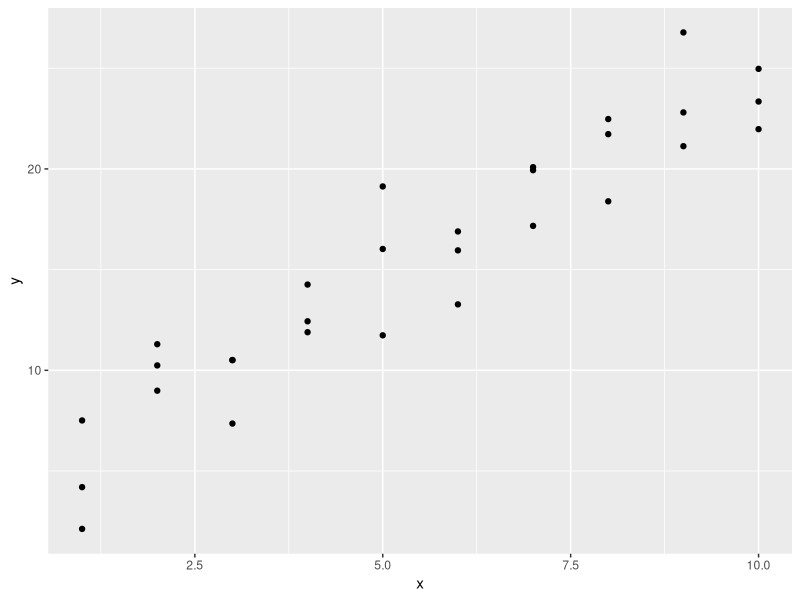
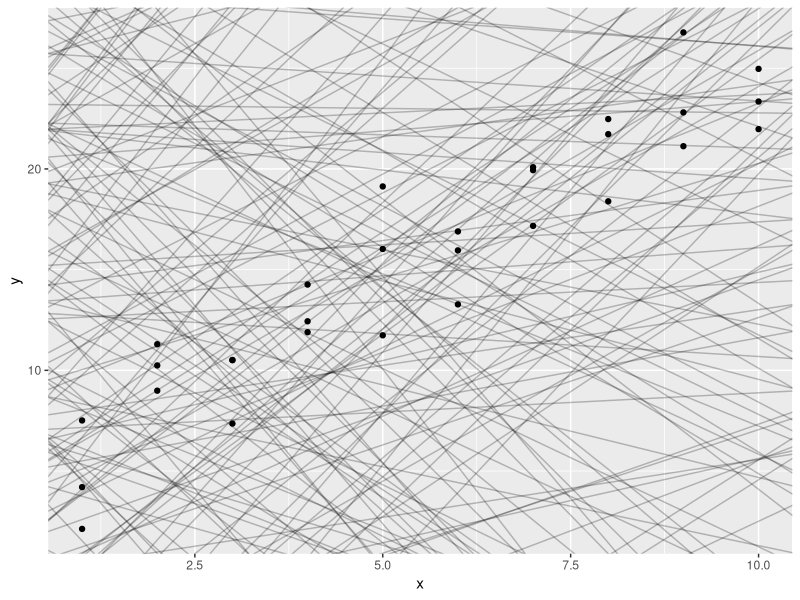
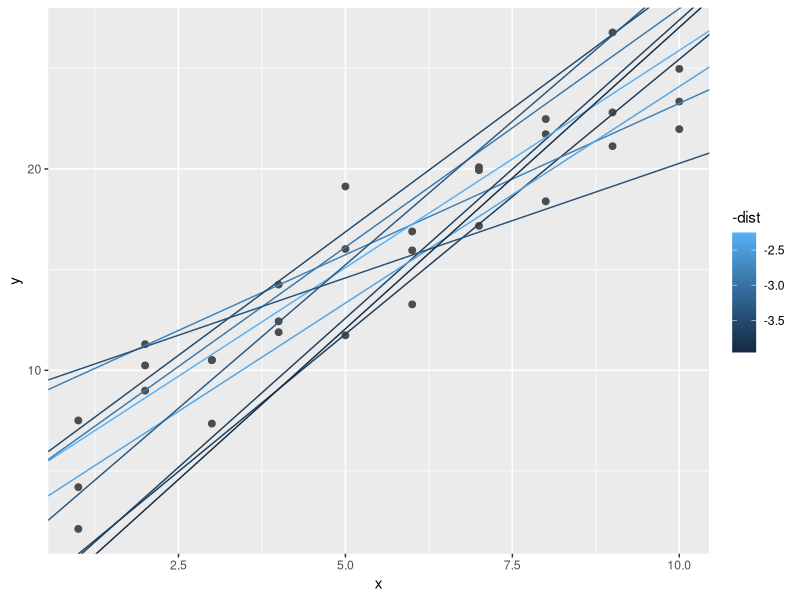
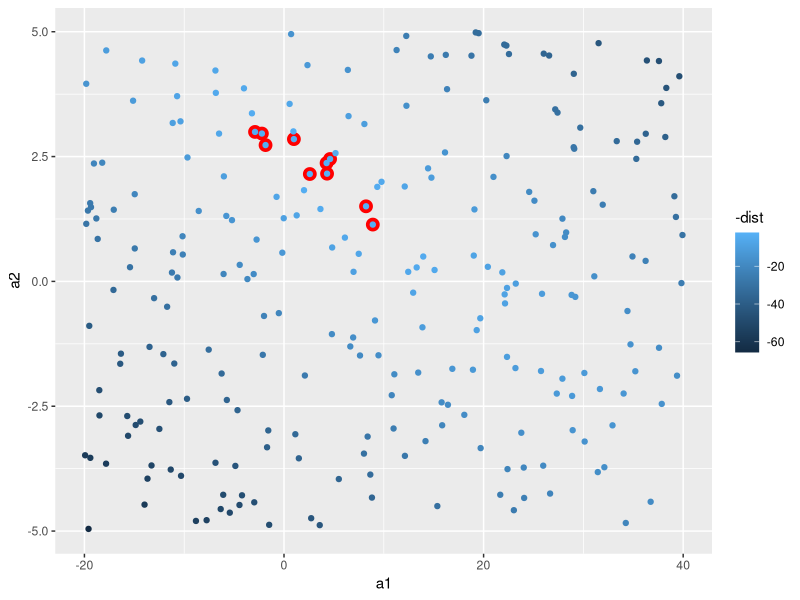
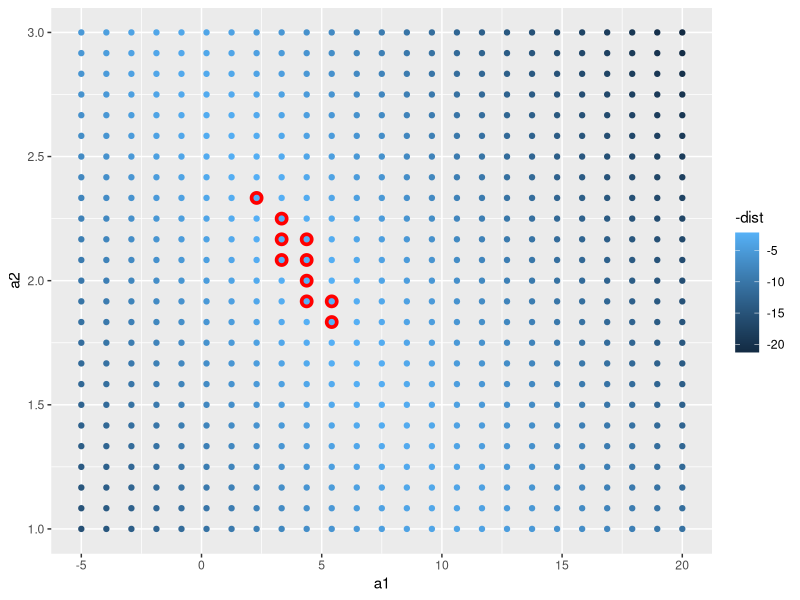
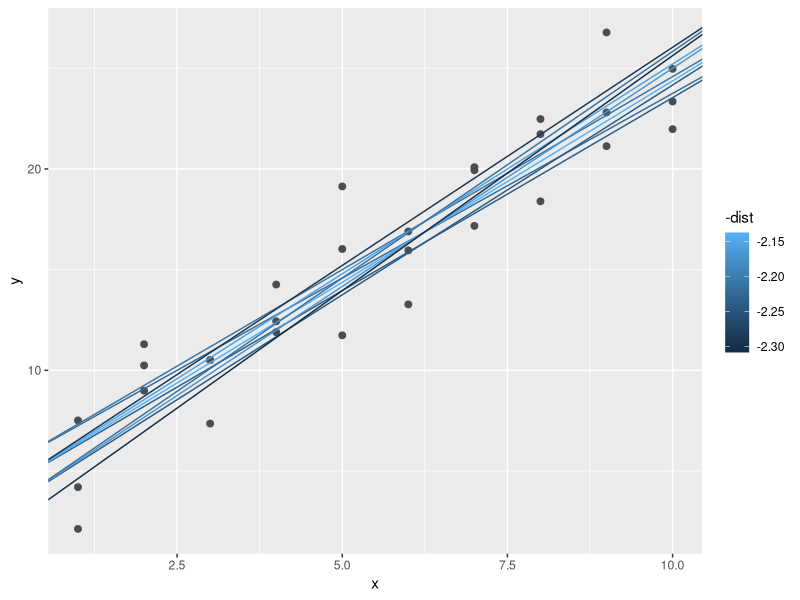
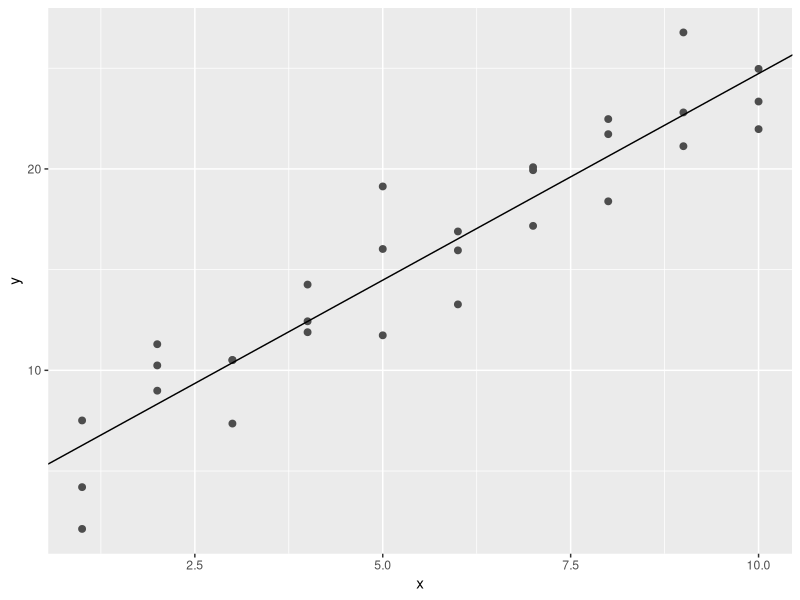
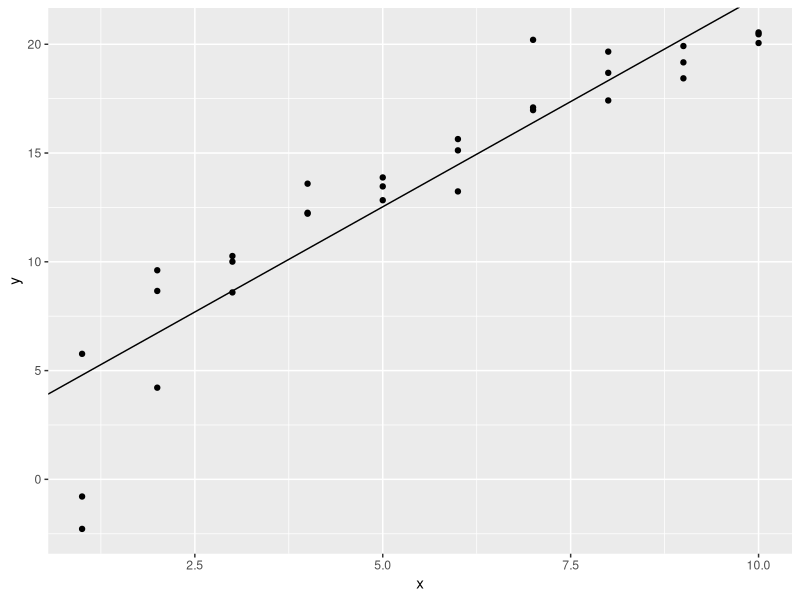

These charts were generated, in order, by the following R code: (Note: this script raises an error after producing the figures.)
library(tidyverse)
library(modelr)
options(na.action = na.warn)

ggplot(sim1, aes(x, y)) +
  geom_point()

#randomly generate models
models <- tibble(
  a1 = runif(250, -20, 40),
  a2 = runif(250, -5, 5)
)

ggplot(sim1, aes(x, y)) +
  geom_abline(
    aes(intercept = a1, slope = a2),
    data = models, alpha = 1/4
) +
  geom_point()

#model y prediction (linear slope)
model1 <- function(a, data) {
  a[1] + data$x * a[2]
}

model1(c(7, 1.5), sim1)

#rms'ing it
measure_distance <- function(mod, data) {
  diff <- data$y - model1(mod, data)
  sqrt(mean(diff ^2))
}
measure_distance(c(7, 1.5), sim1)

#helper function to run modelling across lots of models
sim1_dist <- function(a1, a2) {
  measure_distance(c(a1, a2), sim1)
}

models <- models %>% 
  mutate(dist = purrr::map2_dbl(a1, a2, sim1_dist))
models

#overlay top 10 best models
ggplot(sim1, aes(x, y)) +
  geom_point(size = 2, color = "grey30") +
  geom_abline(
    aes(intercept = a1, slope = a2, color = -dist),
    data = filter(models, rank(dist) <= 10)
  )

#show models and distance
ggplot(models, aes(a1, a2)) +
  geom_point(
    data = filter(models, rank(dist) <= 10),
    size = 4, color = "red"
  ) +
  geom_point(aes(color = -dist))

##doing a grid version
grid <- expand.grid(
  a1 = seq(-5, 20, length = 25),
  a2 = seq(1, 3, length = 25)
) %>% 
  mutate(dist = purrr::map2_dbl(a1, a2, sim1_dist))

grid %>% 
  ggplot(aes(a1, a2)) +
  geom_point(
    data = filter(grid, rank(dist) <= 10),
    size = 4, color = "red"
  ) +
  geom_point(aes(color = -dist))

#overlay back onto data
ggplot(sim1, aes(x, y)) +
  geom_point(size = 2, color = "grey30") +
  geom_abline(
    aes(intercept = a1, slope = a2, color = -dist),
    data = filter(grid, rank(dist) <= 10)
  )

#optimisation of model using Newton-Raphson
best <- optim(c(0, 0), measure_distance, data = sim1)
best$par

ggplot(sim1, aes(x, y)) +
  geom_point(size = 2, color = "grey30") +
  geom_abline(intercept = best$par[1], slope = best$par[2])

##using lm
sim1_mod <- lm(y ~ x, data = sim1)
coef(sim1_mod)

#exercises p 353
#1
sim1a <- tibble(
  x = rep(1:10, each = 3),
  y = x * 1.5 + 6 + rt(length(x), df = 2)
)
sim1a_mod <- lm(y ~ x, data = sim1a)
sim1a_coef <- coef(sim1a_mod)

ggplot(sim1a, aes(x, y)) +
  geom_point() +
  geom_abline(intercept = sim1a_coef[1], slope = sim1a_coef[2])
#outliers do affect the slope

#2
#ame ing it
#model y prediction (linear slope)
make_prediction <- function(a, data) {
  a[1] + data$x * a[2]
}

measure_distance <- function(mod, data) {
  diff <- data$y - make_prediction(mod, data)
  mean(abs(diff))
}
best <- optim(c(0, 0), measure_distance, data = sim1a)

ggplot(sim1a, aes(x, y)) +
  geom_point() +
  geom_abline(intercept = sim1a_coef[1], slope = sim1a_coef[2]) +
  geom_abline(intercept = best$par[1], slope = best$par[2], colour="red",size=2)

#3
#a third dimension - where one vaue is essentially dependent on another and will be different dependent on what one of the two (x^0) variables is allocated
#so an infinite number of combinations with the two values

#visualising models
#grid of values
grid <- sim1 %>% 
  data_grid(x)
grid
sim1

grid <- grid %>% 
  add_predictions(sim1_mod)
grid

ggplot(sim1, aes(x)) +
  geom_point(aes(y = y)) +
  geom_line(
    aes(y = pred),
    data = grid,
    color = "red",
    size = 1
  )

##residuals
sim1_res <- sim1 %>%
  add_residuals(sim1_mod)
sim1_res

ggplot(sim1_res, aes(resid)) +
  geom_freqpoly(binwidth = 0.5)

#recreating plot with residuals
ggplot(sim1_res, aes(x, resid)) +
  geom_ref_line(h = 0) +
  geom_point()

#ex pe 358
#1
loess_mod <- loess(y ~ x, data = sim1)
grid <- sim1 %>% 
  add_predictions(loess_mod)
grid
ggplot(grid) +
  geom_point(aes(x, y)) +
  geom_line(aes(x, pred, color='red')) +
  geom_smooth(aes(x, y, color="blue"))
###it looks like the prediction with loess is the same as geom_smooth

linear_mod <- lm(y ~ x, data = sim1)
grid2 <- sim1 %>% 
  add_predictions(linear_mod)
grid2
ggplot(grid2) +
  geom_point(aes(x, y)) +
  geom_line(aes(x, pred, color='red')) +
  geom_smooth(aes(x, y, color="blue"))

#2
?add_predictions
?gather_predictions

grid3 <- sim1 %>% 
  spread_predictions(loess_mod, linear_mod)
grid3

grid4 <- sim1 %>% 
  gather_predictions(loess_mod, linear_mod)
grid4

#3
?geom_ref_line
ggplot(grid2) +
  geom_point(aes(x, y)) +
  geom_line(aes(x, pred, color='red')) +
  geom_ref_line(h = 15)

grid2a <- grid2 %>% 
  add_residuals(loess_mod)
grid2a
ggplot(grid2a) +
  geom_point(aes(x, resid)) +
  geom_ref_line(h=0)

#4
ggplot(grid2a) +
  geom_freqpoly(aes(resid))

#formulas
#model matrix shows the conversion of formula to function
df <- tribble(
  ~y,   ~x1,    ~x2,
  4,      2,     5,
  5,      1,     6
)
model_matrix(df, y ~ x1)

#explicity drop column using -1
model_matrix(df, y ~ x1 - 1)
model_matrix(df, y~x1 + x2)

df <- tribble(
  ~ sex,  ~ response,
  "male",   1,
  "female", 2,
  "male",   1
)
model_matrix(df, response ~ sex)

#sim2 dataset
ggplot(sim2) +
  geom_point(aes(x, y))

mod2 <- lm(y ~ x, data = sim2)
grid <- sim2 %>% 
  data_grid(x) %>% 
  add_predictions(mod2)
grid

#visualise predictions
ggplot(sim2, aes(x)) +
  geom_point(aes(y = y)) +
  geom_point(
    data = grid,
    aes(y = pred),
    color = "red",
    size = 4
  )

#you cannot make predictions about levels that you didn't observe
tibble(x= "e") %>% 
  add_predictions(mod2)

#continuous + categorical
ggplot(sim3, aes(x1, y)) +
  geom_point(aes(color = x2))

sim3

#independent model
mod1 <- lm(y ~ x1 + x2, data = sim3)
#interaction model
mod2 <- lm(y ~ x1 * x2, data = sim3)

grid <- sim3 %>% 
  data_grid(x1, x2) %>% 
  gather_predictions(mod1, mod2)
grid

ggplot(sim3, aes(x1, y, color = x2)) +
  geom_point() +
  geom_line(data = grid, aes(y = pred)) +
  facet_wrap(~ model)

#map residuals
sim3 <- sim3 %>% 
  gather_residuals(mod1, mod2)

ggplot(sim3, aes(x1, resid, color = x2)) +
  geom_point() +
  facet_grid(model ~ x2)

#continuous interaction
#independent model
mod1 <- lm(y ~ x1 + x2, data = sim4)
#interaction model
mod2 <- lm(y ~ x1 * x2, data = sim4)

grid <- sim4 %>% 
  data_grid(
    x1 = seq_range(x1, 5), 
    x2 = seq_range(x2, 5)) %>% 
  gather_predictions(mod1, mod2)
grid

###seq range interesting values
seq_range(c(0.0123, 0.923423), n = 5)
seq_range(c(0.0123, 0.923423), n = 5, pretty=TRUE)

x1 <- rcauchy(100)
seq_range(x1, n = 5)
seq_range(x1, n = 5, trim = 0.1)
seq_range(x1, n = 5, trim = 0.25)
seq_range(x1, n = 5, trim = 0.5)

x2 <- c(0, 1)
seq_range(x2, n = 5)
seq_range(x2, n = 5, expand = 0.1)
seq_range(x2, n = 5, expand = 0.25)
seq_range(x1, n = 5, expand = 0.5)

#visualize: not so wonderful
ggplot(grid, aes(x1, x2)) +
  geom_tile(aes(fill = pred)) +
  facet_wrap(~ model)
#better - take slices (groups)
ggplot(grid, aes(x1, pred, color = x2, group = x2)) +
  geom_line() +
  facet_wrap(~ model)

ggplot(grid, aes(x2, pred, color = x1, group = x1)) +
  geom_line() +
  facet_wrap(~ model)

#transformations
df <- tribble(
  ~y, ~x,
  1,  1, 
  2,  2, 
  3,  3
)

#interprets as multi variables, which are actually the same and weeds out redundancies
model_matrix(df, y ~ x^2 + x)
#interprets as transformation
model_matrix(df, y ~ I(x^2) + x)

#poly function
model_matrix(df, y ~ poly(x, 2))

#natural splines
library(splines)
model_matrix(df, y ~ ns(x, 2))

#example of approximating non-linear system
sim5 <- tibble(
  x = seq(0, 3.5 * pi, length = 50),
  y = 4 * sin(x) + rnorm(length(x))
)

ggplot(sim5, aes(x, y)) +
  geom_point()

#fit to data
mod1 <- lm(y ~ ns(x, 1), data = sim5)
mod2 <- lm(y ~ ns(x, 2), data = sim5)
mod3 <- lm(y ~ ns(x, 3), data = sim5)
mod4 <- lm(y ~ ns(x, 4), data = sim5)
mod5 <- lm(y ~ ns(x, 5), data = sim5)

grid <- sim5 %>% 
  data_grid(x = seq_range(x, n = 50, expand = 0.1)) %>% 
  gather_predictions(mod1, mod2, mod3, mod4, mod5, .pred = "y")

ggplot(sim5, aes(x, y)) +
  geom_point() +
  geom_line(data = grid, color = "red") +
  facet_wrap(~ model)
# extrapolation outside data range is very bad!

#exs p 371
#1 sim2 without intercept
#sim2 dataset
ggplot(sim2) +
  geom_point(aes(x, y))

mm1 <- model_matrix(sim2, y ~ x)
mm1a <- model_matrix(sim2, y ~ x - 1)

mod2a <- lm(y ~ x - 1, data = sim2)
grid <- sim2 %>% 
  data_grid(x) %>% 
  gather_predictions(mod2, mod2a)
grid

#visualise predictions
ggplot(sim2, aes(x)) +
  geom_point(aes(y = y)) +
  geom_point(
    data = grid,
    aes(y = pred),
    color = "red",
    size = 4
  )
#a very marginal impact on intercept on the categorical stuff

#2 model matrix investigations
